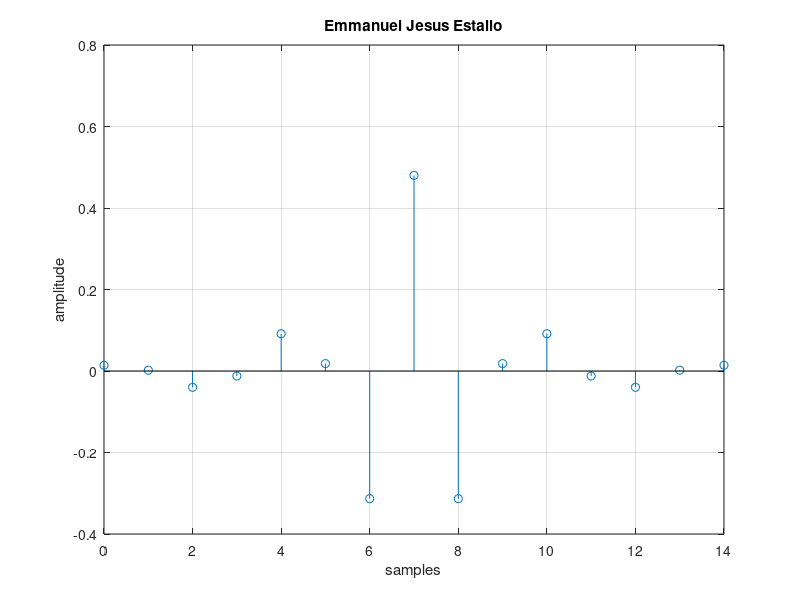

Write MATLAB code to recreate this figure. (Note: this script raises an error after producing the figure.)
Hr = [zeros(1,4), 0.6, ones(1,3)]';
M = 15; 
alpha = (M-1)/2; 
a_kn = zeros(8,alpha); 

x = 0:14;

for k = 0:7
    for n = 0:alpha
        a_kn(k+1,n+1) = 2*cos(((2*pi*k)/M)*(alpha-n));
    end 
end  

h = inv(a_kn)*Hr; 

h(8) = 2*h(8); 
h(9:15) = flip(h(1:7));

figure 
stem(x,h)
grid on 
title('Emmanuel Jesus Estallo')
xlabel('samples')
ylabel('amplitude')

fvtool(h);







